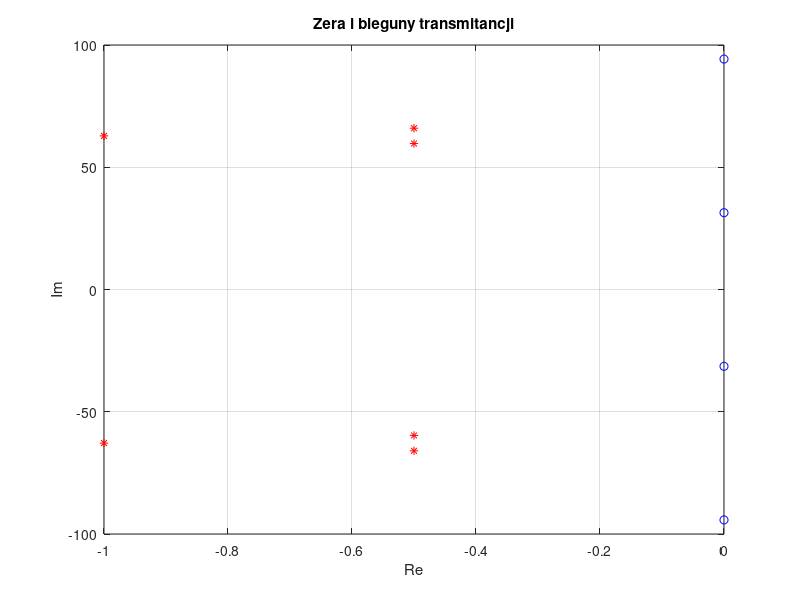
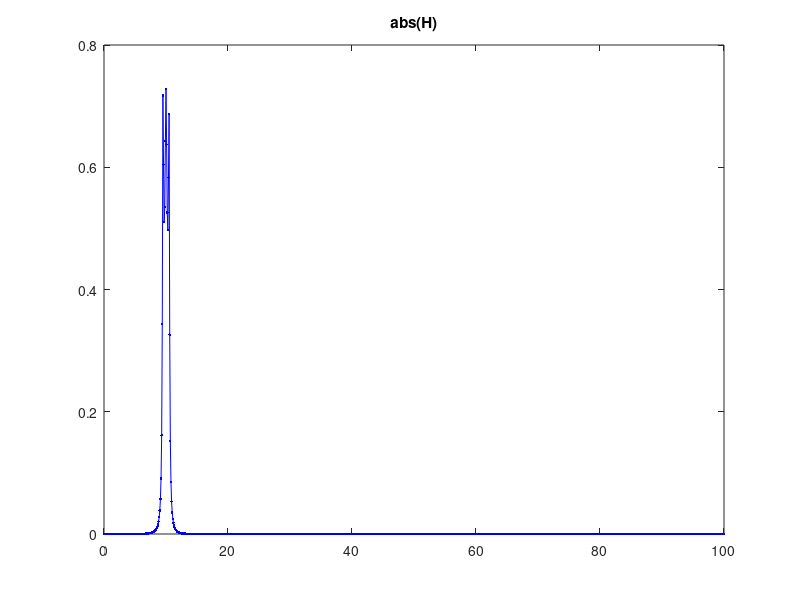
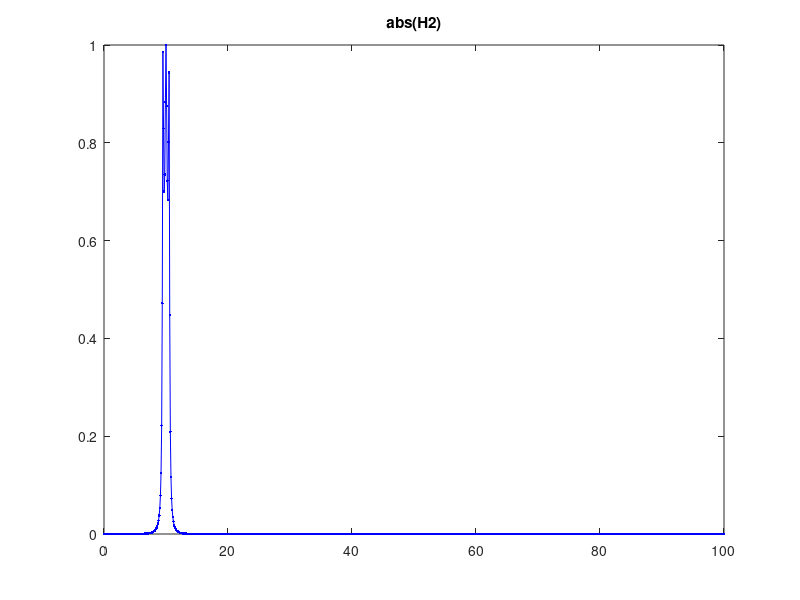
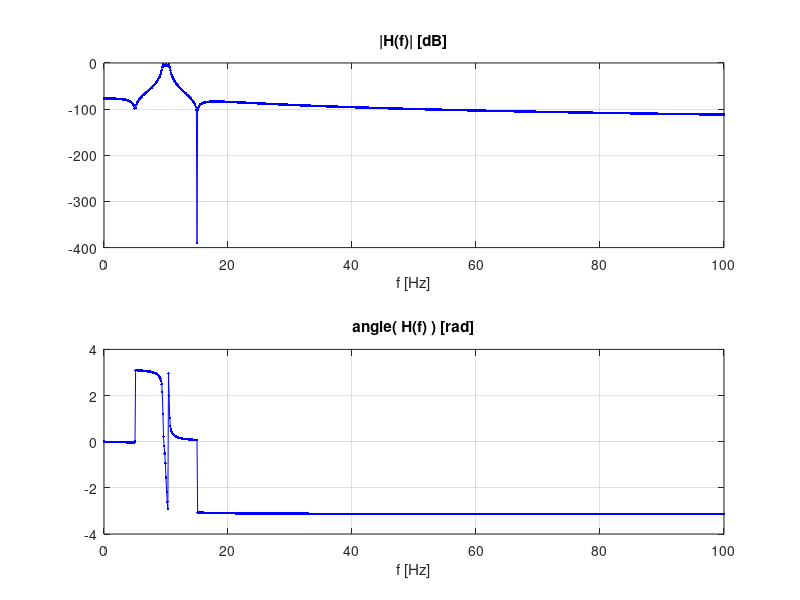

MATLAB code for these plots, in order:
clear all;
close all;
z = j*2*pi*[ 5, 15]; z = [ z, conj(z) ]
p = [ -0.5, -1 , -0.5] + j*2*pi*[ 9.5, 10, 10.5 ]; p = [ p, conj(p) ]
b = poly( z );
a = poly( p );

f = 0 : 0.1 : 100;
w = 2*pi*f;
s = j*w;
H = polyval( b, s ) ./ polyval( a, s );
H2 = H./max(H) %normalizacja ampitudy by wynosila 1
figure
plot(real(z),imag(z),'bo',real(p),imag(p),'r*'); grid; xlabel('Re'), ylabel("Im");
title('Zera i bieguny transmitancji');
figure
plot(f, abs(H), 'b.-')
title("abs(H)");
figure
plot(f, abs(H2), 'b.-')
title("abs(H2)");


figure
subplot(211); plot( f, 20*log10( abs(H) ), 'b.-' ); grid; xlabel('f [Hz]'); title('|H(f)| [dB]');
subplot(212); plot( f, angle( H ), 'b.-' ); grid; xlabel('f [Hz]'); title('angle( H(f) ) [rad]');


figure
subplot(211); plot( f, 20*log10( abs(H2) ), 'b.-' ); grid; xlabel('f [Hz]'); title('|H2(f)| [dB]');
subplot(212); plot( f, angle( H2 ), 'b.-' ); grid; xlabel('f [Hz]'); title('angle( H2(f) ) [rad]');
